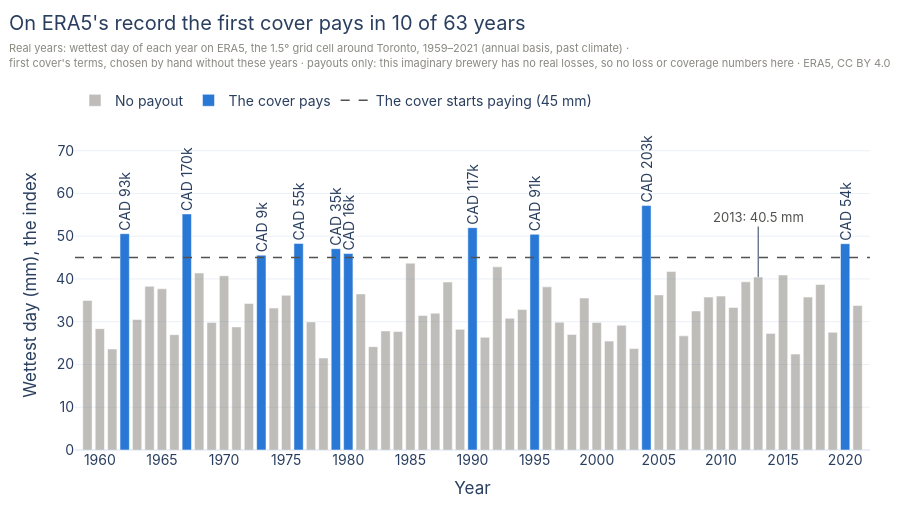

The cell this chart's notebook holds for it:
### Markdown cell above
## 7. What would it have paid in real years?

Simulated years test a cover against what **could** happen. Real years show what
**did**. CRC Open describes a future and has no past, so for real years we read
**ERA5**, the weather record of the [rain question](how_hard_will_it_rain.ipynb):
the wettest day of each year from 1959 to 2021 for the grid cell around Toronto.

This free copy has grid cells about 165 km across, far larger than the hexagon, so
it smooths out the storms a single street feels. That makes it a different,
blurrier index. Nothing is designed here: we only ask what the same first cover
would have paid on that record.

### Code cell
ERA5_YEARS = (2014, 2021) if CI else (1959, 2021)   # the first run takes about 20 seconds a year; later runs read the cache

with warnings.catch_warnings():
    warnings.simplefilter("ignore")
    era5_annual = (
        HazardDataset.era5("rx1day", store="wb2-1p5")
        .for_area((ASSET["longitude"] - 0.1, ASSET["latitude"] - 0.1, ASSET["longitude"] + 0.1, ASSET["latitude"] + 0.1))
        .years(*ERA5_YEARS)
        .cache(DATA / "era5", mode="reuse")
        .canonicalize(policy=BlockExtremaPolicy.curated(h3_resolution=5, minimum_years=8 if CI else 20))
        .annual_extremes()
    )
series = AnnualSeries.nearest_cell(era5_annual, longitude=ASSET["longitude"], latitude=ASSET["latitude"], unit="mm/day", spacing=(1.5, 1.5))
era5_years, era5_rain = np.asarray(series.years, dtype=int), np.asarray(series.values, dtype=float)
era5_paid = first_cover.payout_values(era5_rain)
paying = era5_paid > 0

fig = go.Figure()
fig.add_trace(go.Bar(x=era5_years[~paying], y=era5_rain[~paying], name="No payout", marker_color=MUTED, opacity=0.55,
                     hovertemplate="%{x}: wettest day %{y:.1f} mm, no payout<extra></extra>"))
fig.add_trace(go.Bar(x=era5_years[paying], y=era5_rain[paying], name="The cover pays", marker_color=BLUE,
                     text=[f"CAD {value / 1000:.0f}k" for value in era5_paid[paying]], textposition="outside", textangle=-90, constraintext="none", cliponaxis=False,
                     hovertemplate="%{x}: wettest day %{y:.1f} mm, pays CAD %{customdata:,.0f}<extra></extra>", customdata=era5_paid[paying]))
fig.add_trace(go.Scatter(x=[era5_years.min() - 1, era5_years.max() + 1], y=[45, 45], mode="lines", name="The cover starts paying (45 mm)",
                         line=dict(color=INK, width=1.5, dash="dash"), hoverinfo="skip"))
if 2013 in era5_years:
    rain_2013 = float(era5_rain[era5_years == 2013][0])
    fig.add_annotation(x=2013, y=rain_2013, text=f"2013: {rain_2013:.1f} mm", showarrow=True, arrowhead=0, ax=0, ay=-60, font=dict(color=INK, size=13))
layout(fig, f"On ERA5's record the first cover pays in {int(paying.sum())} of {len(era5_years)} years",
       f"Real years: wettest day of each year on ERA5, the 1.5° grid cell around Toronto, {era5_years.min()}–{era5_years.max()} (annual basis, past climate) ·<br>"
       f"first cover's terms, chosen by hand without these years · payouts only: this imaginary brewery has no real losses, so no loss or coverage numbers here · ERA5, CC BY 4.0",
       xaxis=dict(title="Year", dtick=5), yaxis=dict(title="Wettest day (mm), the index", range=[0, era5_rain.max() * 1.35]),
       barmode="overlay", bargap=0.25, legend=dict(orientation="h", yanchor="bottom", y=1.01, x=0), height=520)
fig.show()
print(f"{era5_years.min()}–{era5_years.max()}: pays in {int(paying.sum())} of {len(era5_years)} years, "
      f"{cad(era5_paid.sum())} in total; never the full {cad(500_000)}, because the cell's rain never reaches 75 mm "
      f"(wettest day on record here: {era5_rain.max():.1f} mm, in {int(era5_years[era5_rain.argmax()])}).")

### Figure 1 — Plotly figure (JSON) as saved in the notebook; plotly's stock layout.template omitted (floating-point values rounded to 4 significant figures)
{"data": [{"hovertemplate": "%{x}: wettest day %{y:.1f} mm, no payout<extra></extra>", "marker": {"color": "#8a8880"}, "name": "No payout", "opacity": 0.55, "type": "bar", "x": [1959, 1960, 1961, 1963, 1964, 1965, 1966, 1968, 1969, 1970, 1971, 1972, 1974, 1975, 1977, 1978, 1981, 1982, 1983, 1984, 1985, 1986, 1987, 1988, 1989, 1991, 1992, 1993, 1994, 1996, 1997, 1998, 1999, 2000, 2001, 2002, 2003, 2005, 2006, 2007, 2008, 2009, 2010, 2011, 2012, 2013, 2014, 2015, 2016, 2017, 2018, 2019, 2021], "y": [34.99, 28.38, 23.62, 30.52, 38.27, 37.7, 26.98, 41.38, 29.84, 40.75, 28.79, 34.29, 33.19, 36.17, 29.95, 21.5, 36.51, 24.17, 27.85, 27.7, 43.69, 31.44, 32.0, 39.27, 28.21, 26.35, 42.83, 30.79, 32.86, 38.15, 29.88, 27.03, 35.54, 29.82, 25.46, 29.19, 23.73, 36.27, 41.76, 26.7, 32.5, 35.75, 35.99, 33.34, 39.33, 40.47, 27.27, 40.93, 22.43, 35.76, 38.72, 27.54, 33.81]}, {"cliponaxis": false, "constraintext": "none", "customdata": [93140.0, 170000.0, 9364.0, 55080.0, 34810.0, 15740.0, 116700.0, 90710.0, 202800.0, 54090.0], "hovertemplate": "%{x}: wettest day %{y:.1f} mm, pays CAD %{customdata:,.0f}<extra></extra>", "marker": {"color": "#2a78d6"}, "name": "The cover pays", "text": ["CAD 93k", "CAD 170k", "CAD 9k", "CAD 55k", "CAD 35k", "CAD 16k", "CAD 117k", "CAD 91k", "CAD 203k", "CAD 54k"], "textangle": -90, "textposition": "outside", "type": "bar", "x": [1962, 1967, 1973, 1976, 1979, 1980, 1990, 1995, 2004, 2020], "y": [50.59, 55.2, 45.56, 48.3, 47.09, 45.94, 52.0, 50.44, 57.17, 48.25]}, {"hoverinfo": "skip", "line": {"color": "#52514e", "dash": "dash", "width": 1.5}, "mode": "lines", "name": "The cover starts paying (45 mm)", "type": "scatter", "x": [1958, 2022], "y": [45, 45]}], "layout": {"annotations": [{"arrowhead": 0, "ax": 0, "ay": -60, "font": {"color": "#52514e", "size": 13}, "showarrow": true, "text": "2013: 40.5 mm", "x": 2013, "y": 40.47}], "bargap": 0.25, "barmode": "overlay", "font": {"family": "Inter, Helvetica, Arial, sans-serif", "size": 14}, "height": 520, "hoverlabel": {"font": {"size": 13}}, "legend": {"orientation": "h", "x": 0, "y": 1.01, "yanchor": "bottom"}, "margin": {"b": 70, "l": 75, "r": 30, "t": 120}, "title": {"subtitle": {"font": {"color": "#8a8880", "size": 11}, "text": "Real years: wettest day of each year on ERA5, the 1.5° grid cell around Toronto, 1959–2021 (annual basis, past climate) ·<br>first cover's terms, chosen by hand without these years · payouts only: this imaginary brewery has no real losses, so no loss or coverage numbers here · ERA5, CC BY 4.0"}, "text": "On ERA5's record the first cover pays in 10 of 63 years", "x": 0.01, "y": 0.97, "yanchor": "top"}, "xaxis": {"dtick": 5, "title": {"text": "Year"}}, "yaxis": {"range": [0, 77.17], "title": {"text": "Wettest day (mm), the index"}}}}
